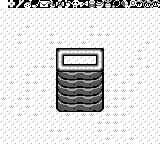

The image is a tile-based game level rendered from a .tmx file. Its description and complete source (layers, tilesets, objects, tile grids) follow:
An orthogonal 20x18 tile map with 8x8 px tiles, 2 tile layers (bg, Tile Layer 1), 4 tilesets.

<map version="1.2" tiledversion="1.2.2" orientation="orthogonal" renderorder="right-down" width="20" height="18" tilewidth="8" tileheight="8" infinite="0" nextlayerid="3" nextobjectid="1">
 <tileset firstgid="1" source="items-2.tsx" />
 <tileset firstgid="65" source="overworld-landscape.tsx" />
 <tileset firstgid="161" source="dungeon-items.tsx" />
 <tileset firstgid="177" source="font.tsx" />
 <layer id="2" name="bg" width="20" height="18">
  <data encoding="csv">
141,50,51,52,53,54,55,56,57,58,49,176,174,175,42,141,141,141,141,141,
151,151,151,151,151,151,151,151,151,151,151,151,151,151,151,151,151,151,151,151,
151,151,151,151,151,151,151,151,151,151,151,151,151,151,151,151,151,151,151,151,
151,151,151,151,151,151,151,151,151,151,151,151,151,151,151,151,151,151,151,151,
151,151,151,151,151,151,151,151,151,151,151,151,151,151,151,151,151,151,151,151,
151,151,151,151,151,151,151,151,151,151,151,151,151,151,151,151,151,151,151,151,
151,151,151,151,151,151,151,151,151,151,151,151,151,151,151,151,151,151,151,151,
151,151,151,151,151,151,151,151,151,151,151,151,151,151,151,151,151,151,151,151,
151,151,151,151,151,151,151,151,151,151,151,151,151,151,151,151,151,151,151,151,
151,151,151,151,151,151,151,151,151,151,151,151,151,151,151,151,151,151,151,151,
151,151,151,151,151,151,151,151,151,151,151,151,151,151,151,151,151,151,151,151,
151,151,151,151,151,151,151,151,151,151,151,151,151,151,151,151,151,151,151,151,
151,151,151,151,151,151,151,151,151,151,151,151,151,151,151,151,151,151,151,151,
151,151,151,151,151,151,151,151,151,151,151,151,151,151,151,151,151,151,151,151,
151,151,151,151,151,151,151,151,151,151,151,151,151,151,151,151,151,151,151,151,
151,151,151,151,151,151,151,151,151,151,151,151,151,151,151,151,151,151,151,151,
151,151,151,151,151,151,151,151,151,151,151,151,151,151,151,151,151,151,151,151,
151,151,151,151,151,151,151,151,151,151,151,151,151,151,151,151,151,151,151,151
</data>
 </layer>
 <layer id="1" name="Tile Layer 1" width="20" height="18">
  <data encoding="csv">
160,311,324,325,327,312,313,314,315,317,321,322,323,326,329,330,331,318,319,320,
0,0,0,0,0,0,0,0,0,0,0,0,0,0,0,0,0,0,0,0,
0,0,0,0,0,0,0,0,0,0,0,0,0,0,0,0,0,0,0,0,
0,0,0,123,0,0,0,0,0,0,0,123,0,0,0,0,0,0,0,0,
0,0,123,0,0,0,123,0,0,0,0,123,123,123,0,0,0,0,0,0,
0,0,123,0,0,0,123,123,0,0,123,0,0,0,0,0,0,0,123,0,
0,0,0,0,0,0,0,125,2684354666,2684354666,2684354666,2684354666,2684354685,0,0,0,0,123,0,0,
0,0,0,0,0,0,123,3221225578,151,151,151,151,3221225578,0,0,0,0,123,0,0,
0,123,0,0,123,123,123,1610612861,2684354666,2684354666,2684354666,2684354666,3221225597,0,0,0,123,0,123,0,
0,0,0,123,0,0,0,101,119,118,119,118,104,0,123,0,123,0,0,0,
0,123,0,123,123,0,0,101,119,118,119,118,104,0,0,123,0,123,0,0,
0,0,0,123,0,123,0,101,119,118,119,118,104,123,123,123,123,0,0,0,
123,0,123,123,0,0,0,101,119,118,119,118,104,0,123,123,0,0,0,0,
0,123,0,123,0,0,123,117,119,118,119,118,120,123,123,0,123,0,0,0,
0,0,123,0,123,0,0,0,123,0,123,123,0,123,123,123,0,0,0,0,
0,0,0,0,0,0,0,0,0,0,0,0,123,123,123,0,0,0,0,0,
0,0,0,0,0,0,123,123,0,0,0,0,123,0,123,123,0,0,0,0,
0,0,0,0,0,0,0,0,123,0,0,0,0,123,0,0,123,0,0,0
</data>
 </layer>
</map>
